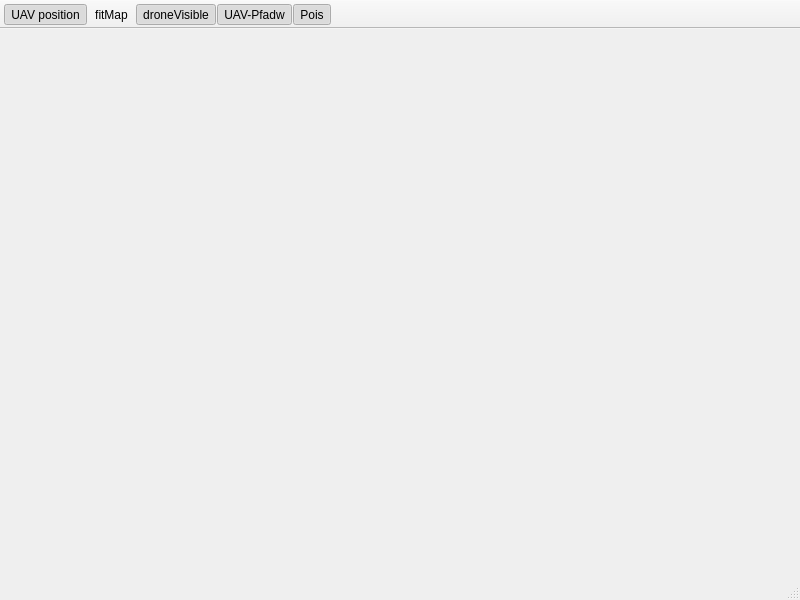
<?xml version="1.0" encoding="UTF-8"?>
<ui version="4.0">
 <class>MainWindow</class>
 <widget class="QMainWindow" name="MainWindow">
  <property name="geometry">
   <rect>
    <x>0</x>
    <y>0</y>
    <width>800</width>
    <height>600</height>
   </rect>
  </property>
  <property name="windowTitle">
   <string>MainWindow</string>
  </property>
  <widget class="QWidget" name="centralwidget"/>
  <widget class="QMenuBar" name="menubar">
   <property name="geometry">
    <rect>
     <x>0</x>
     <y>0</y>
     <width>800</width>
     <height>26</height>
    </rect>
   </property>
  </widget>
  <widget class="QStatusBar" name="statusbar"/>
  <widget class="QToolBar" name="toolBar">
   <property name="windowTitle">
    <string>toolBar</string>
   </property>
   <property name="movable">
    <bool>false</bool>
   </property>
   <property name="floatable">
    <bool>false</bool>
   </property>
   <attribute name="toolBarArea">
    <enum>TopToolBarArea</enum>
   </attribute>
   <attribute name="toolBarBreak">
    <bool>false</bool>
   </attribute>
   <addaction name="actionUAV_position"/>
   <addaction name="actionFitMap"/>
   <addaction name="actionDroneVisible"/>
   <addaction name="actionUAV_Pfad"/>
   <addaction name="actionPoisVisible"/>
  </widget>
  <action name="actionUAV_position">
   <property name="checkable">
    <bool>true</bool>
   </property>
   <property name="checked">
    <bool>true</bool>
   </property>
   <property name="icon">
    <iconset>
     <normaloff>icons/myposition.png</normaloff>icons/myposition.png</iconset>
   </property>
   <property name="text">
    <string>UAV position</string>
   </property>
  </action>
  <action name="actionFitMap">
   <property name="icon">
    <iconset>
     <normaloff>icons/maximize-512.png</normaloff>icons/maximize-512.png</iconset>
   </property>
   <property name="text">
    <string>fitMap</string>
   </property>
  </action>
  <action name="actionDroneVisible">
   <property name="checkable">
    <bool>true</bool>
   </property>
   <property name="checked">
    <bool>true</bool>
   </property>
   <property name="icon">
    <iconset>
     <normaloff>icons/drone-512.png</normaloff>icons/drone-512.png</iconset>
   </property>
   <property name="text">
    <string>droneVisible</string>
   </property>
  </action>
  <action name="actionUAV_Pfad">
   <property name="checkable">
    <bool>true</bool>
   </property>
   <property name="checked">
    <bool>true</bool>
   </property>
   <property name="icon">
    <iconset>
     <normaloff>icons/path2.png</normaloff>icons/path2.png</iconset>
   </property>
   <property name="text">
    <string>UAV-Pfadw</string>
   </property>
  </action>
  <action name="actionPoisVisible">
   <property name="checkable">
    <bool>true</bool>
   </property>
   <property name="checked">
    <bool>true</bool>
   </property>
   <property name="icon">
    <iconset>
     <normaloff>icons/fahne.png</normaloff>icons/fahne.png</iconset>
   </property>
   <property name="text">
    <string>Pois</string>
   </property>
  </action>
 </widget>
 <resources/>
 <connections/>
</ui>
